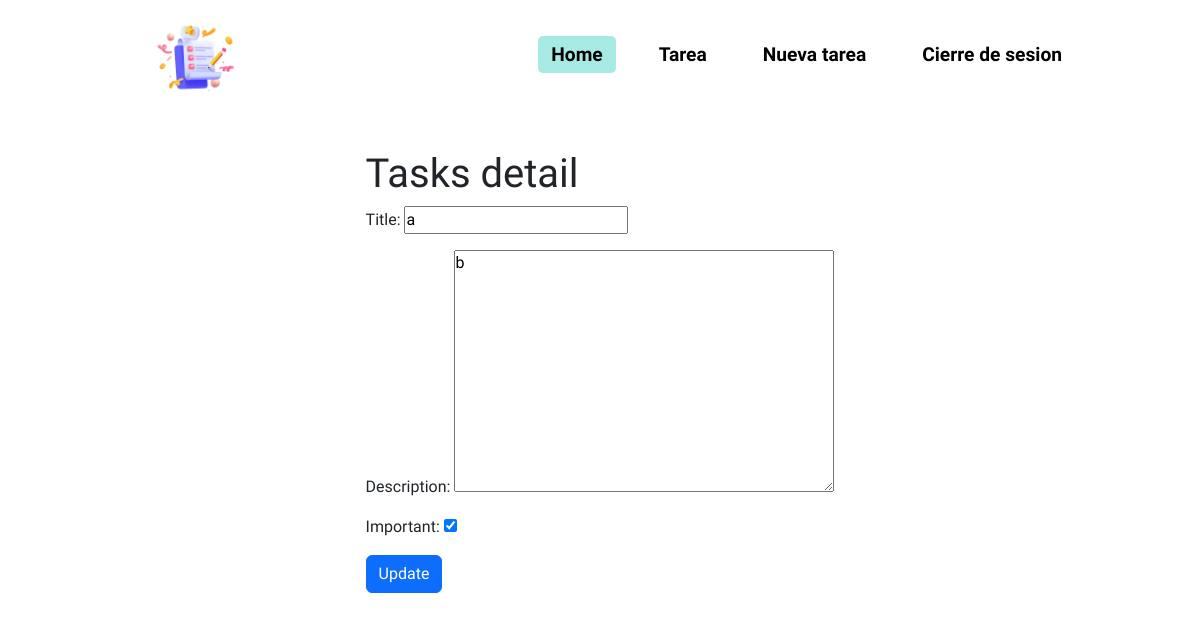
/tasks/3/ (signed in), run on an earlier commit of the app's database.
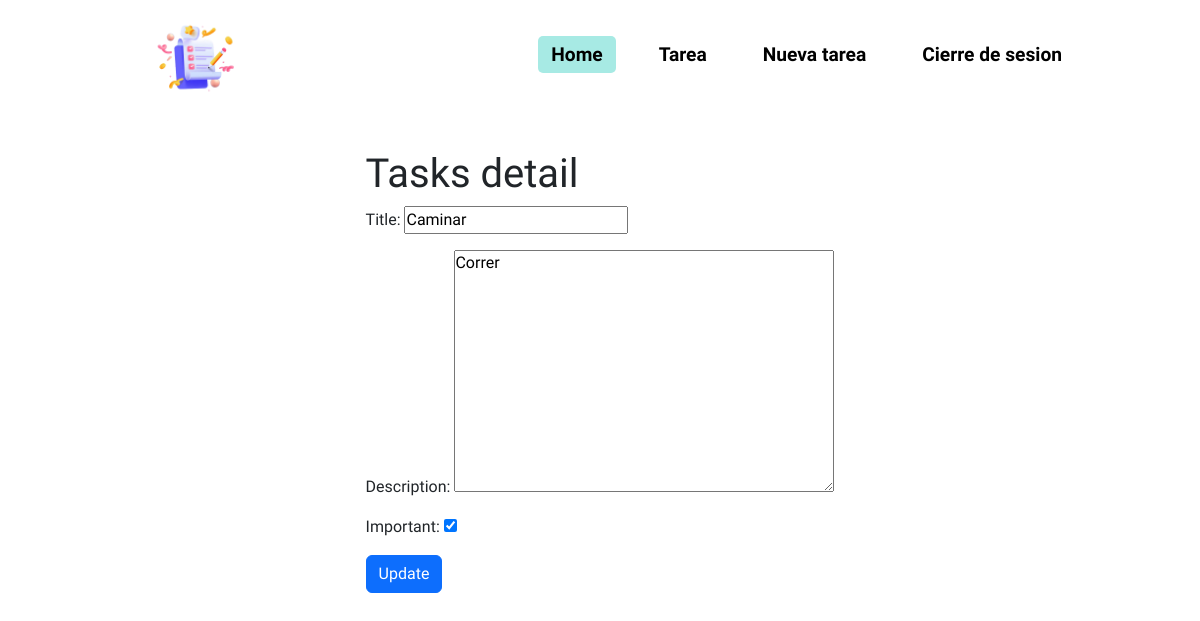
And on a later commit of the database.
### App/models.py (models this page shows, shortened)
class Tasks(models.Model):                                       # Se crea una tabla para las tareas
    title = models.CharField( max_length = 100 )                 # Se crea campo de tipo caracter con maximo de 100 caracteres para el titulo de la tarea
    description = models.TextField( blank = True )               # Se crea campo de texto para descripcion de la tarea
    created = models.DateTimeField( auto_now_add = True )        # Se crea un campo para registrar el momento actual en que se crea la tarea
    datecompleted = models.DateTimeField( null = True, blank = True )          # Se crea un campo para registrar fecha de tarea cumplida
    important = models.BooleanField( default = True )            # Se crea un campo check para indicar si latarea es importante
    user = models.ForeignKey( User, on_delete = models.CASCADE ) # Se crea un campo user para vincular con la DB de user

### App/views.py (the view, shortened to what this page needs)
# urls.py: path('tasks/<int:task_id>/', tasks_detail, name='tasks_detail'),        # Vista tareas
def tasks_detail(request, task_id):
    if request.method == 'GET':
        tasks = get_object_or_404( Tasks, pk=task_id, user = request.user )
        form = TasksForm( instance = tasks )
        return render(request, 'App/tasks_detail.html', {
            'tasks' : tasks,
            'form' : form
        })

### App/forms.py
class TasksForm(ModelForm):
    class Meta:
        model = Tasks
        fields = ['title', 'description', 'important']

### App/templates/App/tasks_detail.html (shortened to what this page needs)
{% extends 'App/base.html' %}
{% block content %}
    <section>
        <h1>Tasks detail</h1>
        <form method="POST">
            {{form.as_p}}
            <button class="btn btn-primary">Update</button>
        </form>
    </section>
{% endblock %}

What changed in the data, as far as the page shows it:
changed Tasks: title "a" → "Caminar"; description "b" → "Correr"
